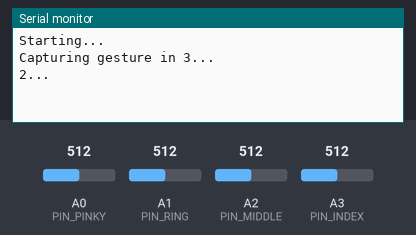
Recording of a sketch running on a simulated Teensy 4. On the bench: the last lines printed to the serial monitor. The inputs (shaded band) are chosen by the test bench; at power-on: A0 (PIN_PINKY) = 512, A1 (PIN_RING) = 512, A2 (PIN_MIDDLE) = 512, A3 (PIN_INDEX) = 512.

Above: at 2.2 s.
2.3 s: A0 (PIN_PINKY) set to 716
At 5.1 s:
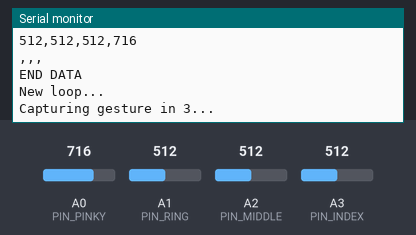
5.3 s: A1 (PIN_RING) set to 716
At 5.9 s:
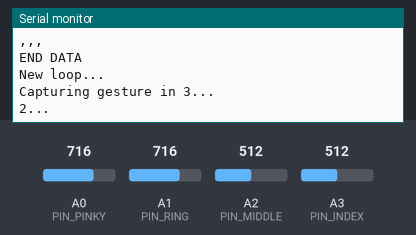
6.8 s: A2 (PIN_MIDDLE) set to 716
At 7.51 s:
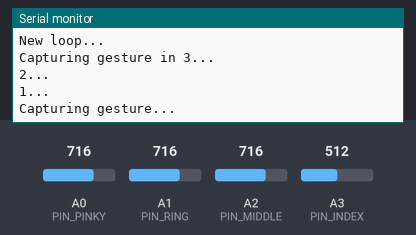
8.3 s: A3 (PIN_INDEX) set to 716
At 9.7 s:
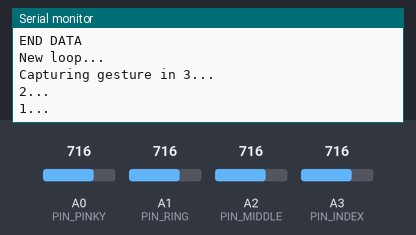
9.8 s: A0 (PIN_PINKY) set to 992
At 11.2 s:
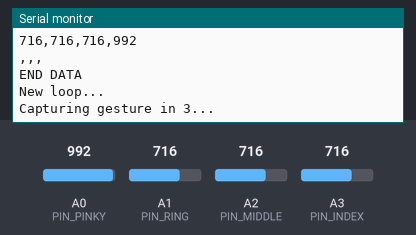
11.3 s: A1 (PIN_RING) set to 992
At 12.7 s:
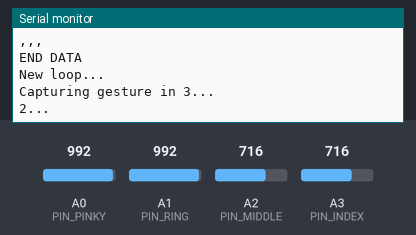

The sketch:

flex_sensor_data_collection.ino
```cpp
/*
SparkFun Inventor's Kit for Arduino
Example sketch 09

FLEX SENSOR

  Use the "flex sensor" to change the position of a servo

  In the previous sketch, we learned how to command a servo to
  mode to different positions. In this sketch, we'll introduce
  a new sensor, and use it to control the servo.

  A flex sensor is a plastic strip with a conductive coating.
  When the strip is straight, the coating will be a certain
  resistance. When the strip is bent, the particles in the coating
  get further apart, increasing the resistance. You can use this
  sensor to sense finger movement in gloves, door hinges, stuffed
  animals, etc. See http://www.sparkfun.com/tutorials/270 for
  more information.

Hardware connections:

  Flex sensor:

    The flex sensor is the plastic strip with black stripes.
    It senses bending away from the striped side.

    The flex sensor has two pins, and since it's a resistor,
    the pins are interchangable.

    Connect one of the pins to ANALOG IN pin 0 on the Arduino.
    Connect the same pin, through a 10K Ohm resistor (brown
    black orange) to GND.
    Connect the other pin to 5V.

  Servo:

    The servo has a cable attached to it with three wires.
    Because the cable ends in a socket, you can use jumper wires
    to connect between the Arduino and the servo. Just plug the
    jumper wires directly into the socket.

    Connect the RED wire (power) to 5 Volts (5V)
    Connect the WHITE wire (signal) to digital pin 9
    Connect the BLACK wire (ground) to ground (GND)

    Note that servos can use a lot of power, which can cause your
    Arduino to reset or behave erratically. If you're using large
    servos or many of them, it's best to provide them with their
    own separate 5V supply. See this Arduino Forum thread for info:
    http://www.arduino.cc/cgi-bin/yabb2/YaBB.pl?num=1239464763

This sketch was written by SparkFun Electronics,
with lots of help from the Arduino community.
This code is completely free for any use.
Visit http://learn.sparkfun.com/products/2 for SIK information.
Visit http://www.arduino.cc to learn about the Arduino.

Version 2.0 6/2012 MDG
*/

// Define the analog input pin to measure flex sensor position:
const int PIN_INDEX = 17;
const int PIN_MIDDLE = 16;
const int PIN_RING = 15;
const int PIN_PINKY = 14;

const int NUM_CAPTURED_SAMPLES_PER_GESTURE = 200; // Sampling rate is 1000 Hz, but chord gesture lasts for 0.2 seconds
const int NUM_FEATURES_PER_SAMPLE = 4; // four fingers
const int TOTAL_DATA_POINTS = NUM_CAPTURED_SAMPLES_PER_GESTURE * NUM_FEATURES_PER_SAMPLE;

int data[TOTAL_DATA_POINTS];

void setup()
{
  // Use the serial monitor window to help debug our sketch:
  Serial.begin(9600);
  Serial.println("Starting...");
  delay(1000);
}


void loop()
{

  Serial.println("Capturing gesture in 3...");
  delay(1000);
  Serial.println("2...");
  delay(1000);
  Serial.println("1...");
  delay(1000);

  Serial.println("Capturing gesture...");

  int index = 0;
  while (index < TOTAL_DATA_POINTS) {
    data[index++] = analogRead(PIN_INDEX);
    data[index++] = analogRead(PIN_MIDDLE);
    data[index++] = analogRead(PIN_RING);
    data[index++] = analogRead(PIN_PINKY);
    delay(1); /* actual sample rate is 9600 Hz, artficially make it 1000 Hz */
  }

  Serial.println("Printing data...");
  Serial.println("START DATA");
  index = 0;
  for (int base = 0; base < TOTAL_DATA_POINTS; base += NUM_FEATURES_PER_SAMPLE) {
    for (int i = 0; i < NUM_FEATURES_PER_SAMPLE; i++) {
      Serial.print(data[base+i]);
      if (i != NUM_FEATURES_PER_SAMPLE - 1) {
        Serial.print(',');
      }
    }
    Serial.println();
  }
  Serial.println(",,,");
  Serial.println("END DATA");

  Serial.println("New loop...");
}
```

Measured:
- after the input at 2.3 s, the serial monitor: prints a new line after 2.0 s (image 1)
- after the input at 9.8 s, the serial monitor: prints a new line after 1.1 s (image 5)
